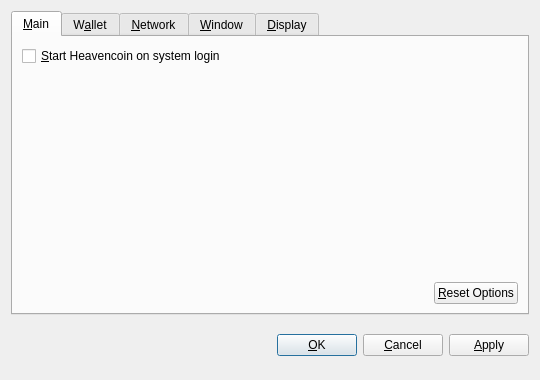
<?xml version="1.0" encoding="UTF-8"?>
<ui version="4.0">
 <class>OptionsDialog</class>
 <widget class="QDialog" name="OptionsDialog">
  <property name="geometry">
   <rect>
    <x>0</x>
    <y>0</y>
    <width>540</width>
    <height>380</height>
   </rect>
  </property>
  <property name="windowTitle">
   <string>Options</string>
  </property>
  <property name="modal">
   <bool>true</bool>
  </property>
  <layout class="QVBoxLayout" name="verticalLayout">
   <item>
    <widget class="QTabWidget" name="tabWidget">
     <property name="tabPosition">
      <enum>QTabWidget::North</enum>
     </property>
     <property name="currentIndex">
      <number>0</number>
     </property>
     <widget class="QWidget" name="tabMain">
      <attribute name="title">
       <string>&amp;Main</string>
      </attribute>
      <layout class="QVBoxLayout" name="verticalLayout_Main">
       <item>
        <widget class="QCheckBox" name="bitcoinAtStartup">
         <property name="toolTip">
          <string>Automatically start Heavencoin after logging in to the system.</string>
         </property>
         <property name="text">
          <string>&amp;Start Heavencoin on system login</string>
         </property>
        </widget>
       </item>
       <item>
        <spacer name="verticalSpacer_Main">
         <property name="orientation">
          <enum>Qt::Vertical</enum>
         </property>
         <property name="sizeHint" stdset="0">
          <size>
           <width>20</width>
           <height>40</height>
          </size>
         </property>
        </spacer>
       </item>
       <item>
        <layout class="QHBoxLayout" name="horizontalLayout_2_Main">
         <item>
          <spacer name="horizontalSpacer_2_Main">
           <property name="orientation">
            <enum>Qt::Horizontal</enum>
           </property>
           <property name="sizeHint" stdset="0">
            <size>
             <width>40</width>
             <height>20</height>
            </size>
           </property>
          </spacer>
         </item>
         <item>
          <widget class="QPushButton" name="resetButton">
           <property name="toolTip">
            <string>Reset all client options to default.</string>
           </property>
           <property name="text">
            <string>&amp;Reset Options</string>
           </property>
           <property name="autoDefault">
            <bool>false</bool>
           </property>
          </widget>
         </item>
        </layout>
       </item>
      </layout>
     </widget>
     <widget class="QWidget" name="tabWallet">
      <attribute name="title">
       <string>W&amp;allet</string>
      </attribute>
      <layout class="QVBoxLayout" name="verticalLayout_Network">
       <item>
        <widget class="QLabel" name="transactionFeeInfoLabel">
         <property name="text">
          <string>Optional transaction fee per kB that helps make sure your transactions are processed quickly. Most transactions are 1 kB.</string>
         </property>
         <property name="textFormat">
          <enum>Qt::PlainText</enum>
         </property>
         <property name="wordWrap">
          <bool>true</bool>
         </property>
        </widget>
       </item>
       <item>
        <layout class="QHBoxLayout" name="horizontalLayout_1_Main">
         <item>
          <widget class="QLabel" name="transactionFeeLabel">
           <property name="text">
            <string>Pay transaction &amp;fee</string>
           </property>
           <property name="textFormat">
            <enum>Qt::PlainText</enum>
           </property>
           <property name="buddy">
            <cstring>transactionFee</cstring>
           </property>
          </widget>
         </item>
         <item>
          <widget class="BitcoinAmountField" name="transactionFee"/>
         </item>
         <item>
          <spacer name="horizontalSpacer_1_Main">
           <property name="orientation">
            <enum>Qt::Horizontal</enum>
           </property>
           <property name="sizeHint" stdset="0">
            <size>
             <width>40</width>
             <height>20</height>
            </size>
           </property>
          </spacer>
         </item>
        </layout>
       </item>
       <item>
        <widget class="QLabel" name="label">
         <property name="text">
          <string>If you disable the spending of unconfirmed change, the change from a transaction cannot be used until that transaction has at least one confirmation. This also affects how your balance is computed.</string>
         </property>
         <property name="wordWrap">
          <bool>true</bool>
         </property>
        </widget>
       </item>
       <item>
        <widget class="QCheckBox" name="spendZeroConfChange">
         <property name="text">
          <string>Spend unconfirmed change  (experts only)</string>
         </property>
        </widget>
       </item>
       <item>
        <spacer name="verticalSpacer">
         <property name="orientation">
          <enum>Qt::Vertical</enum>
         </property>
         <property name="sizeHint" stdset="0">
          <size>
           <width>20</width>
           <height>40</height>
          </size>
         </property>
        </spacer>
       </item>
      </layout>
     </widget>
     <widget class="QWidget" name="tabNetwork">
      <attribute name="title">
       <string>&amp;Network</string>
      </attribute>
      <layout class="QVBoxLayout" name="verticalLayout_Network">
       <item>
        <widget class="QCheckBox" name="mapPortUpnp">
         <property name="toolTip">
          <string>Automatically open the Heavencoin client port on the router. This only works when your router supports UPnP and it is enabled.</string>
         </property>
         <property name="text">
          <string>Map port using &amp;UPnP</string>
         </property>
        </widget>
       </item>
       <item>
        <widget class="QCheckBox" name="connectSocks">
         <property name="toolTip">
          <string>Connect to the Heavencoin network through a SOCKS proxy (e.g. when connecting through Tor).</string>
         </property>
         <property name="text">
          <string>&amp;Connect through SOCKS proxy:</string>
         </property>
        </widget>
       </item>
       <item>
        <layout class="QHBoxLayout" name="horizontalLayout_Network">
         <item>
          <widget class="QLabel" name="proxyIpLabel">
           <property name="text">
            <string>Proxy &amp;IP:</string>
           </property>
           <property name="textFormat">
            <enum>Qt::PlainText</enum>
           </property>
           <property name="buddy">
            <cstring>proxyIp</cstring>
           </property>
          </widget>
         </item>
         <item>
          <widget class="QValidatedLineEdit" name="proxyIp">
           <property name="maximumSize">
            <size>
             <width>140</width>
             <height>16777215</height>
            </size>
           </property>
           <property name="toolTip">
            <string>IP address of the proxy (e.g. 127.0.0.1)</string>
           </property>
          </widget>
         </item>
         <item>
          <widget class="QLabel" name="proxyPortLabel">
           <property name="text">
            <string>&amp;Port:</string>
           </property>
           <property name="textFormat">
            <enum>Qt::PlainText</enum>
           </property>
           <property name="buddy">
            <cstring>proxyPort</cstring>
           </property>
          </widget>
         </item>
         <item>
          <widget class="QLineEdit" name="proxyPort">
           <property name="maximumSize">
            <size>
             <width>55</width>
             <height>16777215</height>
            </size>
           </property>
           <property name="toolTip">
            <string>Port of the proxy (e.g. 9050)</string>
           </property>
          </widget>
         </item>
         <item>
          <widget class="QLabel" name="socksVersionLabel">
           <property name="text">
            <string>SOCKS &amp;Version:</string>
           </property>
           <property name="textFormat">
            <enum>Qt::PlainText</enum>
           </property>
           <property name="buddy">
            <cstring>socksVersion</cstring>
           </property>
          </widget>
         </item>
         <item>
          <widget class="QValueComboBox" name="socksVersion">
           <property name="toolTip">
            <string>SOCKS version of the proxy (e.g. 5)</string>
           </property>
          </widget>
         </item>
         <item>
          <spacer name="horizontalSpacer_Network">
           <property name="orientation">
            <enum>Qt::Horizontal</enum>
           </property>
           <property name="sizeHint" stdset="0">
            <size>
             <width>40</width>
             <height>20</height>
            </size>
           </property>
          </spacer>
         </item>
        </layout>
       </item>
       <item>
        <spacer name="verticalSpacer_Network">
         <property name="orientation">
          <enum>Qt::Vertical</enum>
         </property>
         <property name="sizeHint" stdset="0">
          <size>
           <width>20</width>
           <height>40</height>
          </size>
         </property>
        </spacer>
       </item>
      </layout>
     </widget>
     <widget class="QWidget" name="tabWindow">
      <attribute name="title">
       <string>&amp;Window</string>
      </attribute>
      <layout class="QVBoxLayout" name="verticalLayout_Window">
       <item>
        <widget class="QCheckBox" name="minimizeToTray">
         <property name="toolTip">
          <string>Show only a tray icon after minimizing the window.</string>
         </property>
         <property name="text">
          <string>&amp;Minimize to the tray instead of the taskbar</string>
         </property>
        </widget>
       </item>
       <item>
        <widget class="QCheckBox" name="minimizeOnClose">
         <property name="toolTip">
          <string>Minimize instead of exit the application when the window is closed. When this option is enabled, the application will be closed only after selecting Quit in the menu.</string>
         </property>
         <property name="text">
          <string>M&amp;inimize on close</string>
         </property>
        </widget>
       </item>
       <item>
        <spacer name="verticalSpacer_Window">
         <property name="orientation">
          <enum>Qt::Vertical</enum>
         </property>
         <property name="sizeHint" stdset="0">
          <size>
           <width>20</width>
           <height>40</height>
          </size>
         </property>
        </spacer>
       </item>
      </layout>
     </widget>
     <widget class="QWidget" name="tabDisplay">
      <attribute name="title">
       <string>&amp;Display</string>
      </attribute>
      <layout class="QVBoxLayout" name="verticalLayout_Display">
       <item>
        <layout class="QHBoxLayout" name="horizontalLayout_1_Display">
         <item>
          <widget class="QLabel" name="langLabel">
           <property name="text">
            <string>User Interface &amp;language:</string>
           </property>
           <property name="textFormat">
            <enum>Qt::PlainText</enum>
           </property>
           <property name="buddy">
            <cstring>lang</cstring>
           </property>
          </widget>
         </item>
         <item>
          <widget class="QValueComboBox" name="lang">
           <property name="toolTip">
            <string>The user interface language can be set here. This setting will take effect after restarting Heavencoin.</string>
           </property>
          </widget>
         </item>
        </layout>
       </item>
       <item>
        <layout class="QHBoxLayout" name="horizontalLayout_2_Display">
         <item>
          <widget class="QLabel" name="unitLabel">
           <property name="text">
            <string>&amp;Unit to show amounts in:</string>
           </property>
           <property name="textFormat">
            <enum>Qt::PlainText</enum>
           </property>
           <property name="buddy">
            <cstring>unit</cstring>
           </property>
          </widget>
         </item>
         <item>
          <widget class="QValueComboBox" name="unit">
           <property name="toolTip">
            <string>Choose the default subdivision unit to show in the interface and when sending coins.</string>
           </property>
          </widget>
         </item>
        </layout>
       </item>
       <item>
        <widget class="QCheckBox" name="displayAddresses">
         <property name="toolTip">
          <string>Whether to show Heavencoin addresses in the transaction list or not.</string>
         </property>
         <property name="text">
          <string>&amp;Display addresses in transaction list</string>
         </property>
        </widget>
       </item>
       <item>
        <widget class="QCheckBox" name="coinControlFeatures">
         <property name="toolTip">
          <string>Whether to show coin control features or not.</string>
         </property>
         <property name="text">
          <string>Display coin &amp;control features (experts only!)</string>
         </property>
        </widget>
       </item>
       <item>
        <spacer name="verticalSpacer_Display">
         <property name="orientation">
          <enum>Qt::Vertical</enum>
         </property>
         <property name="sizeHint" stdset="0">
          <size>
           <width>20</width>
           <height>40</height>
          </size>
         </property>
        </spacer>
       </item>
      </layout>
     </widget>
    </widget>
   </item>
   <item>
    <layout class="QHBoxLayout" name="horizontalLayout_Buttons">
     <item>
      <spacer name="horizontalSpacer_1">
       <property name="orientation">
        <enum>Qt::Horizontal</enum>
       </property>
       <property name="sizeHint" stdset="0">
        <size>
         <width>40</width>
         <height>48</height>
        </size>
       </property>
      </spacer>
     </item>
     <item>
      <widget class="QLabel" name="statusLabel">
       <property name="font">
        <font>
         <weight>75</weight>
         <bold>true</bold>
        </font>
       </property>
       <property name="text">
        <string/>
       </property>
       <property name="textFormat">
        <enum>Qt::PlainText</enum>
       </property>
       <property name="wordWrap">
        <bool>true</bool>
       </property>
      </widget>
     </item>
     <item>
      <spacer name="horizontalSpacer_2">
       <property name="orientation">
        <enum>Qt::Horizontal</enum>
       </property>
       <property name="sizeHint" stdset="0">
        <size>
         <width>40</width>
         <height>48</height>
        </size>
       </property>
      </spacer>
     </item>
     <item>
      <widget class="QPushButton" name="okButton">
       <property name="text">
        <string>&amp;OK</string>
       </property>
      </widget>
     </item>
     <item>
      <widget class="QPushButton" name="cancelButton">
       <property name="text">
        <string>&amp;Cancel</string>
       </property>
       <property name="autoDefault">
        <bool>false</bool>
       </property>
      </widget>
     </item>
     <item>
      <widget class="QPushButton" name="applyButton">
       <property name="text">
        <string>&amp;Apply</string>
       </property>
       <property name="autoDefault">
        <bool>false</bool>
       </property>
      </widget>
     </item>
    </layout>
   </item>
  </layout>
 </widget>
 <customwidgets>
  <customwidget>
   <class>BitcoinAmountField</class>
   <extends>QSpinBox</extends>
   <header>bitcoinamountfield.h</header>
  </customwidget>
  <customwidget>
   <class>QValueComboBox</class>
   <extends>QComboBox</extends>
   <header>qvaluecombobox.h</header>
  </customwidget>
  <customwidget>
   <class>QValidatedLineEdit</class>
   <extends>QLineEdit</extends>
   <header>qvalidatedlineedit.h</header>
  </customwidget>
 </customwidgets>
 <resources/>
 <connections/>
</ui>
